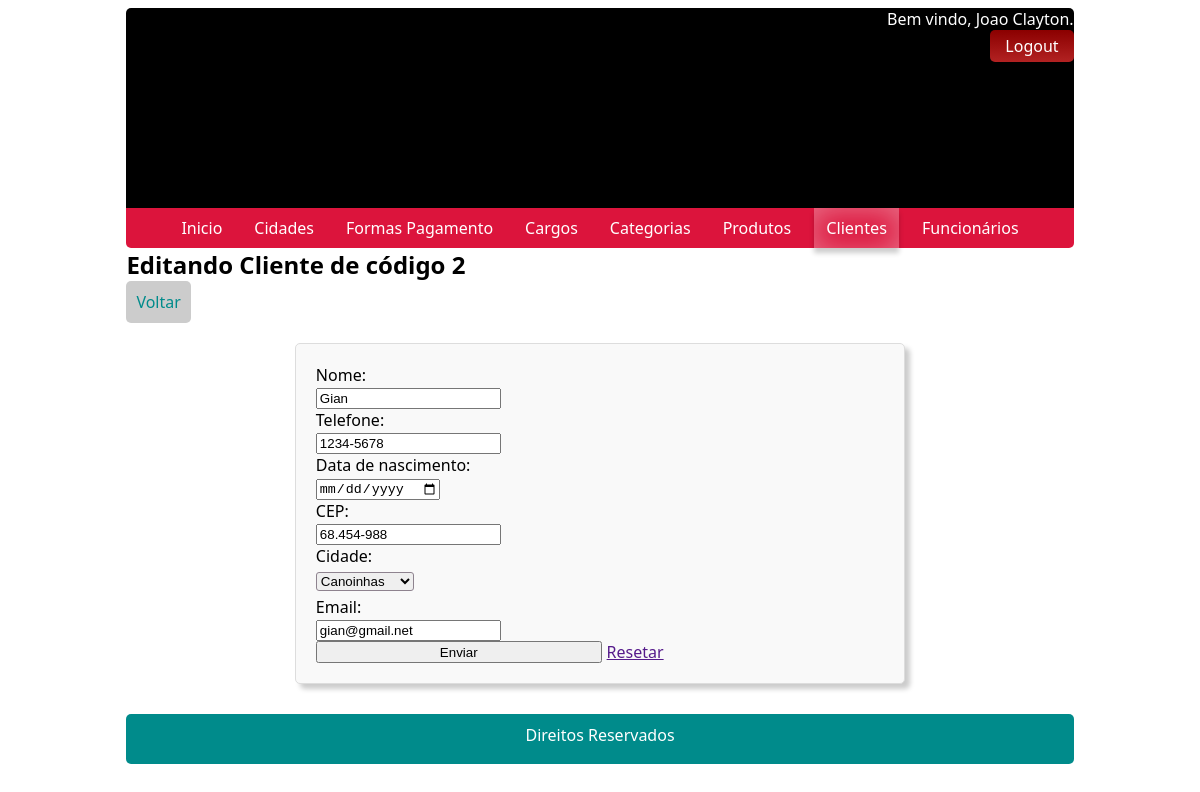
The app's page /?pagina=clientes_editar&id=2 (signed in) with its own data.
### tables this page shows
CREATE TABLE IF NOT EXISTS clientes (
	id              INT(11)      NOT NULL AUTO_INCREMENT,
	nome            VARCHAR(45)  NOT NULL,
	email           VARCHAR(100) NOT NULL,
	telefone        VARCHAR(25),
	data_nascimento DATE,
	cep             CHAR(10),
	cidades_id      INT(11),
	PRIMARY KEY (id),
	FOREIGN KEY (cidades_id)
	REFERENCES cidades (id)
		ON DELETE SET NULL
		ON UPDATE SET NULL
);

CREATE TABLE IF NOT EXISTS cidades (
	id   INT(11)     NOT NULL AUTO_INCREMENT,
	nome VARCHAR(45) NOT NULL,
	uf   CHAR(2)     NOT NULL,
	PRIMARY KEY (id)
);

### Conversor.php (called while the page is built, shortened)
<?php
	class Conversor
	{
		public static function dataBancoParaUsuario($data)
		{
			$vetorData = explode("-", $data);
			$vetorDataInvertido = array_reverse($vetorData);
			return implode("/", $vetorDataInvertido);
		}
	}
?>

### modulos/clientes/editar.php (the view, shortened to what this page needs)
<?php
	$id = intval($_GET['id']);
	$sql = "SELECT nome, email, telefone, data_nascimento, cep, cidades_id FROM clientes WHERE id='$id'";
	$res = mysqli_query($con, $sql) or die(mysqli_error($con));
	$linha = mysqli_fetch_array($res);
	$nome = $linha['nome'];
	$telefone = $linha['telefone'];
	$data = $linha['data_nascimento'];
	$cep = $linha['cep'];
	$email = $linha['email'];
	$cidade = $linha['cidades_id'];
	include "voltar.php"
?>
<form action="" method="post" class="formulario">
	<div class="item-form">
		<div>
			<label for="nome">Nome: </label><br>
			<input type="text" value="<?= $nome; ?>" name="fnome" id="nome"
			       placeholder="Digite o nome da cidade">
		</div>
		<div>
			<label for="telefone">Telefone: </label><br>
			<input type="text" value="<?= $telefone; ?>" name="ftelefone" id="telefone">
		</div>
		<div>
			<label for="data">Data de nascimento: </label><br>
			<input type="date" value="<?= Conversor::dataBancoParaUsuario($data) ?>" name="fdata" id="data">
		</div>
		<div>
			<label for="telefone">CEP: </label><br>
			<input type="text" value="<?= $cep; ?>" name="fcep" min="0" max="99999999" id="cep">
		</div>
		<div>
			<label for="cidade">Cidade: </label><br>
			<select name="fcidade" id="cidade" required>
				<?php
					$sql = "SELECT id,nome FROM cidades";
					$res = $con->query($sql) or die($con->error);
					while ($l = $res->fetch_array()):
						?>
						<option value="<?= $l['id'] ?>" <?= $l['id'] == $cidade ? 'selected' :
							'' ?>><?= $l['nome'] ?></option>
						<?php
					endwhile;
				?>
			</select>
		</div>
		<div>
			<label for="email">Email: </label><br>
			<input type="text" value="<?= $email; ?>" name="femail" id="email">
		</div>
	</div>
	<?php include "formulario.php" ?>
</form>

### css/estilo.css (style rules this page uses)
.item-form select { border-radius: 3px; border: 1px solid #8e838f; margin: 5px 0px; }
.formulario { background-color: #F9F9F9; padding: 20px; border:1px solid #DDD; border-radius:5px; box-shadow: 5px 5px 5px #CCC; margin: 0 auto; margin-bottom: 30px; width: 60%; margin-top: 20px; }

### records on screen
clientes: fnome "Gian", ftelefone "1234-5678", fcep "68.454-988", fcidade "Canoinhas", femail "gian@gmail.net"

### other values on screen
$_SESSION['usuar'] "Joao Clayton"
substr($sufx, 0, strlen($sufx) - 1) "Edita"
$_GET['id'] "2"
